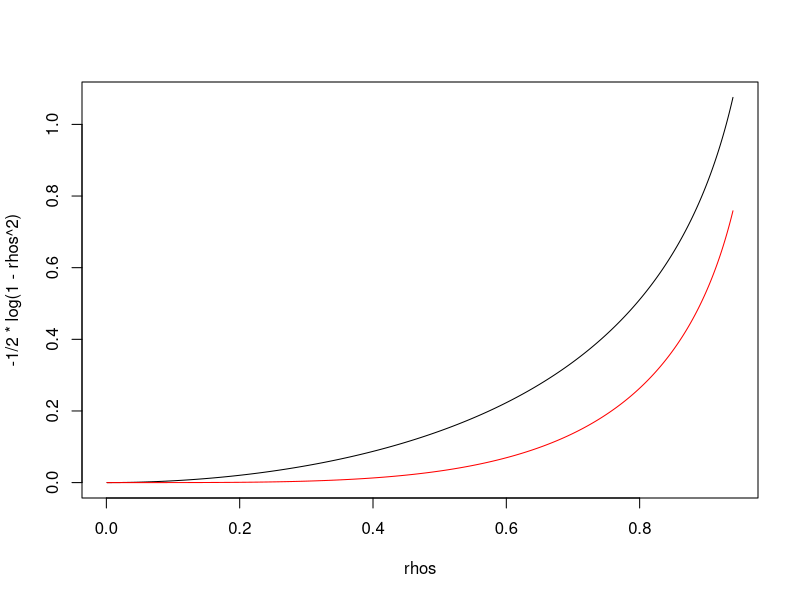
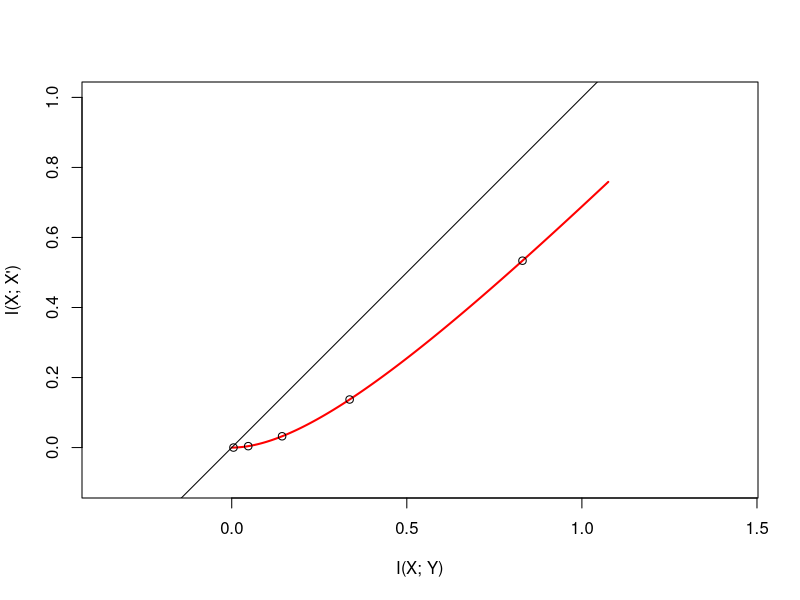

These charts were generated, in order, by the following R code:
rhos <- (1:940)/1000
plot(rhos, -1/2 * log(1 - rhos^2), type = 'l')
lines(rhos, -1/2 * log(1 - rhos^4), col='red')

rhos_s <- c(1,3,5,7,9)/10

plot(-1/2 * log(1 - rhos^2), -1/2 * log(1 - rhos^4), type = 'l', asp = 1, col = "red", xlab='I(X; Y)', ylab="I(X; X')", lwd = 2, ylim = c(-0.1, 1.0))
points(-1/2 * log(1 - rhos_s^2), -1/2 * log(1 - rhos_s^4))
abline(0, 1)
# for (rr in rhos_s) {
#   text(-1/2 * log(1 - rr^2), -1/2 * log(1 - rr^4) - 0.05, paste0(rr))
# }